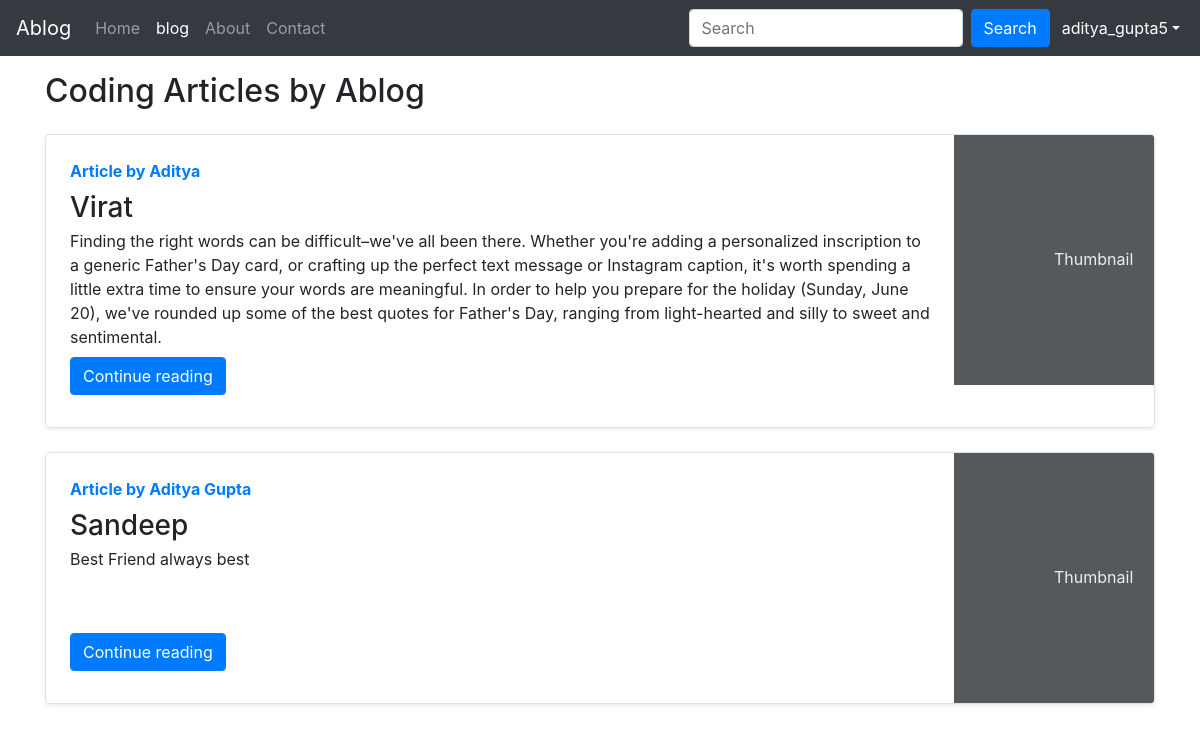
Screenshot of /blog/ (signed in) with the database file from the repository.
### blog/models.py (models this page shows, shortened)
class Post(models.Model):
    sno=models.AutoField(primary_key=True)
    title=models.CharField(max_length=255)
    author=models.CharField(max_length=14)
    slug=models.CharField(max_length=130)
    timeStamp=models.DateTimeField(blank=True)
    content=models.TextField()

### blog/views.py (the view)
# urls.py: path('',views.bloghome,name="index"),
def bloghome(request):
    allPosts= Post.objects.all()
    context={'allPosts': allPosts}
    return render(request,'blog/home.html',context);

### templates/blog/home.html (shortened to what this page needs)
{% extends 'base.html' %}
{% block blog %} active {% endblock  %}
{% block body %}
<div class="container my-3">
    <h2>Coding Articles by Ablog</h2>
    {% for post in allPosts  %}
    <div class="row no-gutters border rounded overflow-hidden flex-md-row mb-4 shadow-sm h-md-250 my-4 position-relative">
        <div class="col p-4 d-flex flex-column position-static">
            <strong class="d-inline-block mb-2 text-primary">Article  by {{post.author}}</strong>
            <h3 class="mb-0">{{post.title}}</h3>
            <p class="card-text mb-auto">{{post.content| truncatechars:500}}</p>
            <div class="my-2">
            	<a href="/blog/{{post.slug}}" role="button" class="btn btn-primary">Continue reading</a>
            </div>
        </div>
        <div class="col-auto d-none d-lg-block">
            <svg class="bd-placeholder-img" width="200" height="250" xmlns="http://www.w3.org/2000/svg" preserveAspectRatio="xMidYMid slice" focusable="false" role="img" aria-label="Placeholder: Thumbnail">
                <rect width="100%" height="100%" fill="#55595c"></rect><text x="50%" y="50%" fill="#eceeef" dy=".3em">Thumbnail</text>
            </svg>
        </div>
        </div>
        {% endfor %}
    </div>
 {% endblock %}

### templates/base.html (shortened to what this page needs)
<!doctype html>
<html lang="en">
<head>
    <link rel="stylesheet" href="https://stackpath.bootstrapcdn.com/bootstrap/4.4.1/css/bootstrap.min.css"
>
</head>
<body>
    <nav class="navbar navbar-expand-lg navbar-dark bg-dark">
        <a class="navbar-brand" href="/">Ablog</a>
        <div class="collapse navbar-collapse" id="navbarSupportedContent">
            <ul class="navbar-nav mr-auto">
                <li class="nav-item {% block home %}{% endblock  %}">
                    <a class="nav-link" href="/">Home <span class="sr-only">(current)</span></a>
                </li>
                <li class="nav-item {% block blog %}{% endblock  %}">
                    <a class="nav-link" href="/blog">blog</a>
                </li>
                <li class="nav-item {% block about %}{% endblock  %}">
                    <a class="nav-link" href="/abouts">About</a>
                </li>
                <li class="nav-item {% block contact %}{% endblock  %}">
                    <a class="nav-link" href="/contact">Contact</a>
                </li>
            </ul>
            <form method="get" action='/search' class="form-inline my-2 my-lg-0">
                <input class="form-control mr-sm-2" type="search" placeholder="Search" aria-label="Search" name="query"
                    id="query">
                <button class="btn btn-primary my-2 my-sm-0" type="submit">Search</button>
            </form>
            {% if user.is_authenticated %}
            <ul class="navbar-nav ml-1 mr-n1">
                <li class="nav-item dropdown active">
                    <a class="nav-link dropdown-toggle" href='#' id="navbarDropdown" role="button"
                        data-toggle="dropdown">  {{request.user}}</a>
                </li>
            </ul>
        </div>
        {% endif %}
    </nav>
    {% block body %}{% endblock %}
</body>
</html>

### rows the page displays
Post: author "Aditya", title "Virat", content "Finding the right words can be difficult–we've all been there. Whether you're adding a personalized inscription to a generic Father's Day card, or crafting up the perfect text message or Instagram caption, it's worth spending a little extra time to ensure your words are meaningful. In order to help you prepare for the holiday (Sunday, June 20), we've rounded up some of the best quotes for Father's Day, ranging from light-hearted and silly to sweet and sentimental."
Post: author "Aditya Gupta", title "Sandeep", content "Best Friend always best"

### other values shown
{{ request.user }} "aditya_gupta5"
